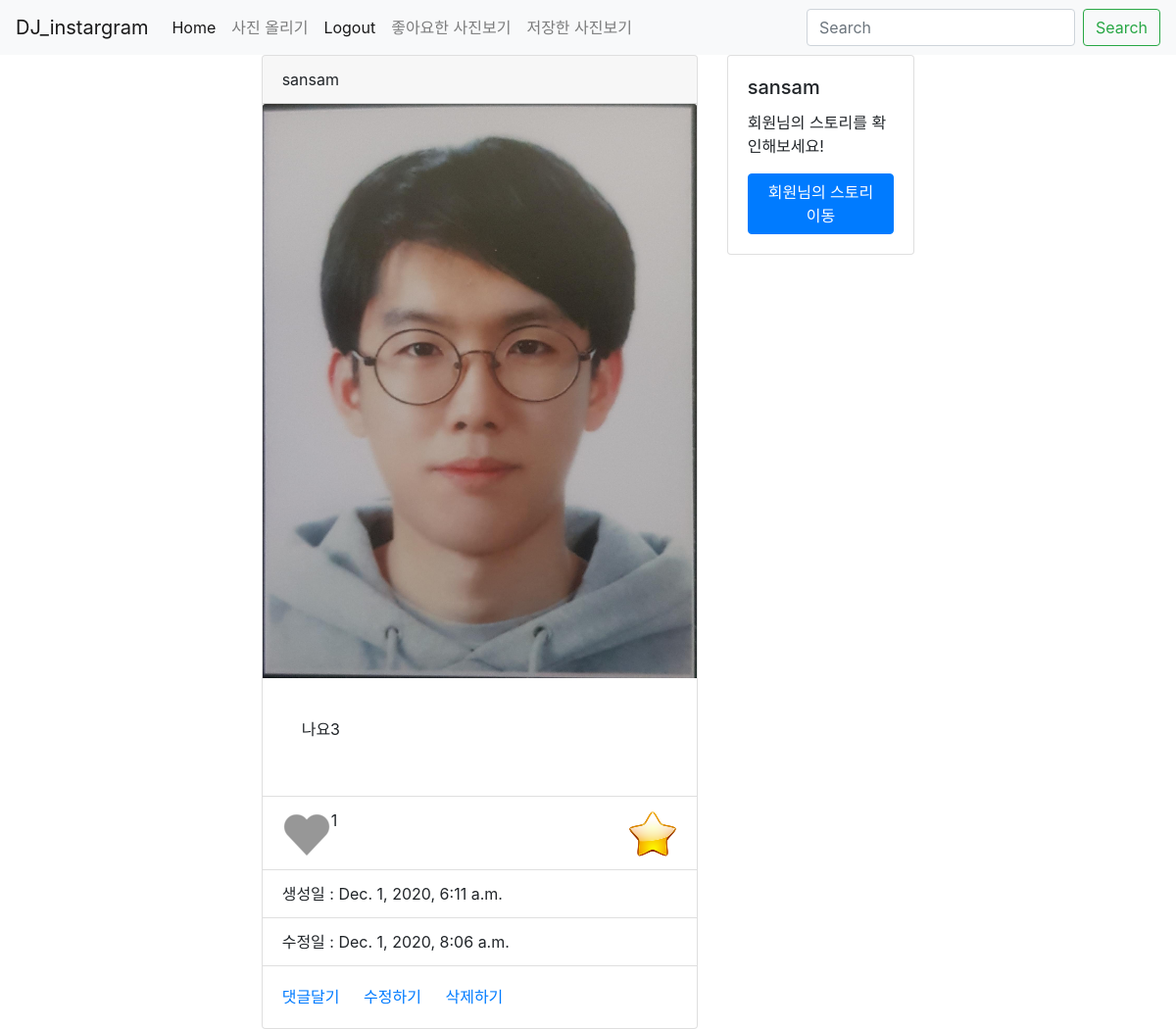
The page /favorite/ (signed in) on the database its author committed.
### photo/models.py (models this page shows, shortened)
class Photo(models.Model):
    author = models.ForeignKey(User, on_delete=models.CASCADE,related_name='user')
    text=models.TextField(blank=True)
    image=models.ImageField(upload_to='imeline_photo/%Y/%m/%d')
    created=models.DateTimeField(auto_now_add=True)
    updated=models.DateTimeField(auto_now=True)
    like=models.ManyToManyField(User,related_name='like_post',blank=True)
    favorite=models.ManyToManyField(User,related_name='favorite_post',blank=True)
    class Meta:
        ordering=['-created']

### photo/views.py (the view)
# urls.py: path("favorite/",PhotoFavoriteList.as_view(),name='favorite_list'),
class PhotoFavoriteList(ListView):
    model = Photo
    template_name = 'photo/photo_list.html'
    def dispatch(self, request, *args, **kwargs):
        if not request.user.is_authenticated:
            messages.warning(request, '로그인을 먼저하세요')
            return HttpResponseRedirect('/')
        return super(PhotoFavoriteList, self).dispatch(request, *args, **kwargs)
    def get_queryset(self):
        user = self.request.user
        queryset = user.favorite_post.all()
        return queryset

### photo/templates/photo/photo_list.html (shortened to what this page needs)
{% extends 'base.html' %}
{% block content %}
<div class="container">
    <div class="row">
        <div class="col"></div>
        <div class="col-5">
            {% for object in object_list %}
            <div class="card">
                <div class="card-header">
                    {{object.author}}
                </div>
                <img src="{{ object.image.url}}" class="card-img-top" alt="...">
                <div class="card-body">
                    <p class="card-body">{{ object.text }}</p>
                </div>
                <ul class="list-group list-group-flush">
                    <li class="list-group-item">
                        <a href="{% url 'photo:like' object.id %}" class="float-left btn-like {% if user in object.like.all %} active {% endif %}">좋아요!</a>
                        {% if object.like.all.count %}
                        <span class="float-left">
                            {{object.like.all.count}}
                        </span>
                        {% endif %}
                         <a href="{% url 'photo:favorite' object.id %}" class="float-right btn-favorite {% if user in object.favorite.all %} active {% endif %}">저장하기!</a>
                    </li>
                    <li class="list-group-item">생성일 : {{ object.created }}</li>
                    <li class="list-group-item">수정일 : {{ object.updated }}</li>
                </ul>
                <div class="card-body">
                    <a href="{% url 'photo:detail' object.id %}" class="card-link">댓글달기</a>
                    {% if user == object.author %}
                    <a href="{% url 'photo:update' object.id %}" class="card-link">수정하기</a>
                    <a href="{% url 'photo:delete' object.id %}" class="card-link">삭제하기</a>
                    {% endif %}
                </div>
            </div>
            {% endfor %}
        </div>
        <div class="col">
            {% load static %}
            <div class="card" style="">
                <div class="card-body">
                    <h5 class="card-title">{{user.username}}</h5>
                    <p class="card-text">회원님의 스토리를 확인해보세요!</p>
                    {% if user.is_authenticated %}
                    <a href="{% url 'photo:mylist' %}" class="btn btn-primary">회원님의 스토리 이동</a>
                    {% else %}
                    <a href="{% url 'accounts:login' %}" class="btn btn-primary">로그인을 먼저 해주세요!<span class="sr-only">(current)</span></a>
                    {% endif %}
                </div>
            </div>
        </div>
        <div class="col"></div>
    </div>
</div>
{% endblock %}

### rows shown on the page
Photo: author "sansam", image (picture), text "나요3", like.all.count "1", created "Dec. 1, 2020, 6:11 a.m.", updated "Dec. 1, 2020, 8:06 a.m.", shows "수정하기"

### other values the page prints
{{ user.username }} "sansam"
